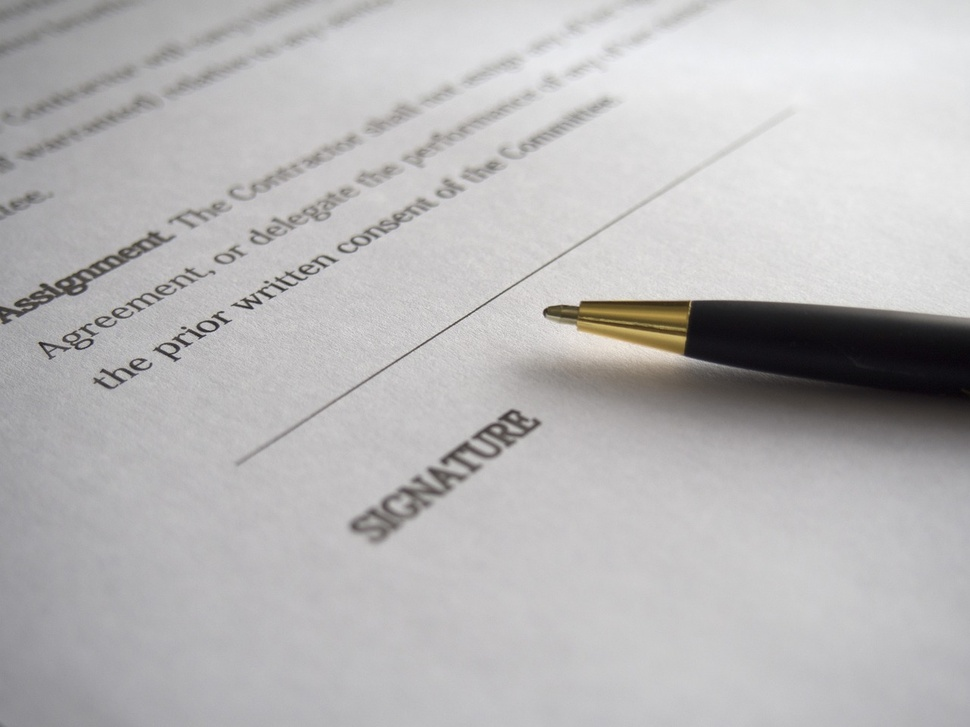
#> input picture pen.jpg, 970 x 727 px, shrunk from 1280 x 960 before the run
$ python Python_OpenCv10.py
#> lines starting #> are read from the running program, lines starting #| are printed output that depends on the picture; after the words box and inside, x2 and y2 are one past the last pixel; in counts of white or black regions, pixels touching at a corner belong together
#이미지의 적응 임계점 처리
import cv2
import matplotlib.pyplot as plt

image = cv2.imread('pen.jpg',cv2.IMREAD_GRAYSCALE)
#> image: shape (727, 970); min 5, max 241, mean 183.7

ret,thres1 = cv2.threshold(image,127,255,cv2.THRESH_BINARY)
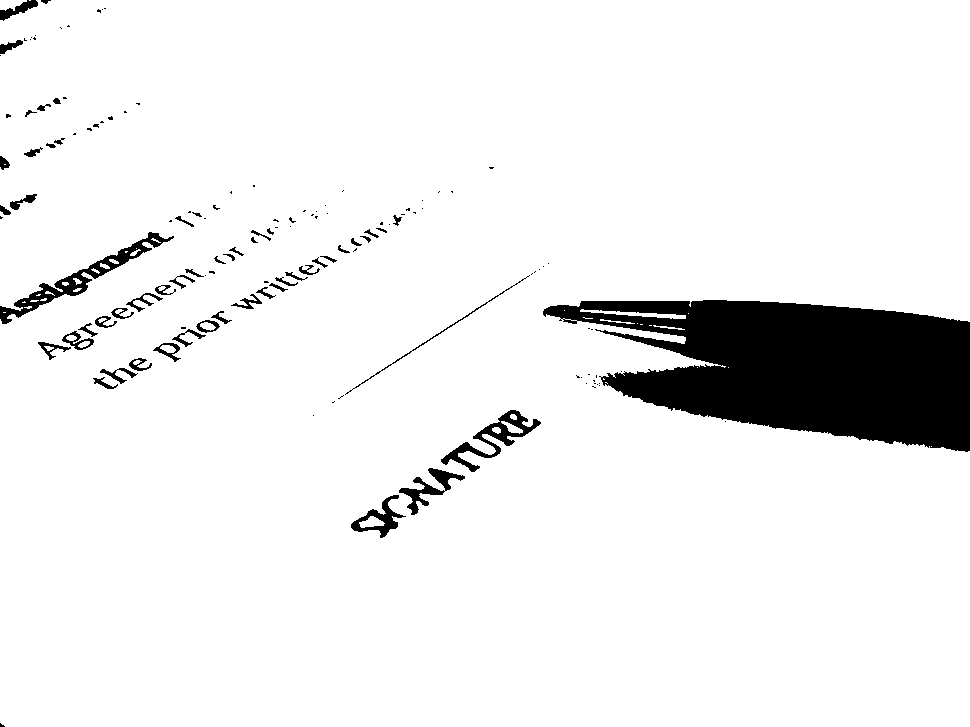
#> thres1: shape (727, 970); 92.7% white; 133 black regions (77 under 20 px), largest, box (x1, y1, x2, y2) and area: (543, 300, 970, 452) 41501, (0, 232, 174, 324) 2185, (441, 410, 541, 472) 1422
thres2 = cv2.adaptiveThreshold(image,255,cv2.ADAPTIVE_THRESH_MEAN_C,cv2.THRESH_BINARY,21,3)
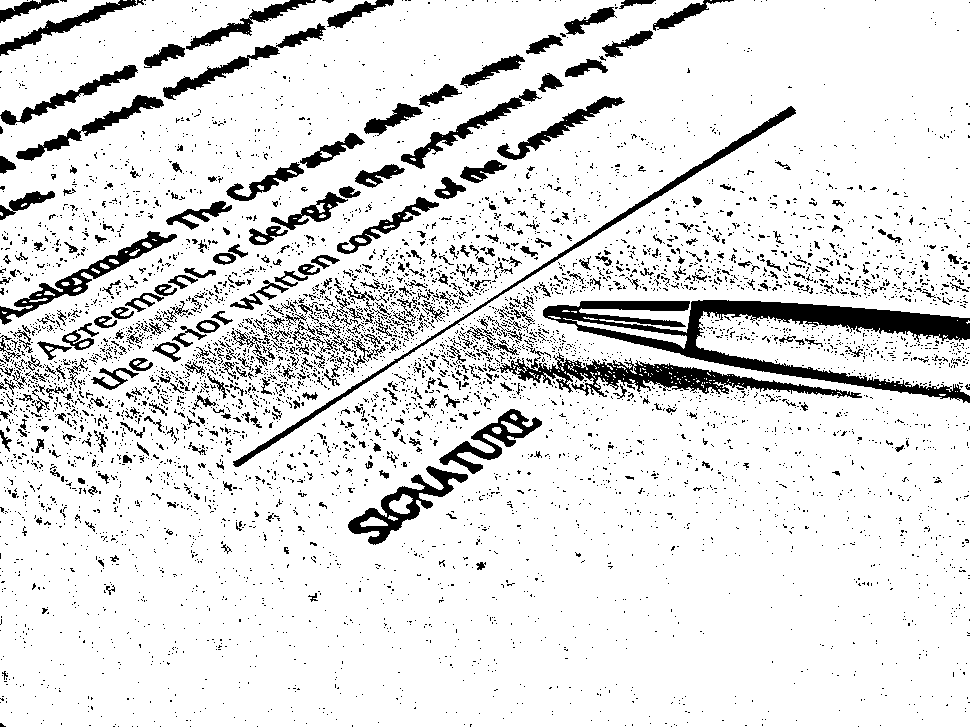
#> thres2: shape (727, 970); 88.1% white; 5837 black regions (5428 under 20 px), largest, box (x1, y1, x2, y2) and area: (543, 300, 970, 403) 11663, (500, 352, 862, 398) 4815, (233, 106, 796, 467) 3137

plt.imshow(cv2.cvtColor(image,cv2.COLOR_GRAY2RGB))
plt.show()
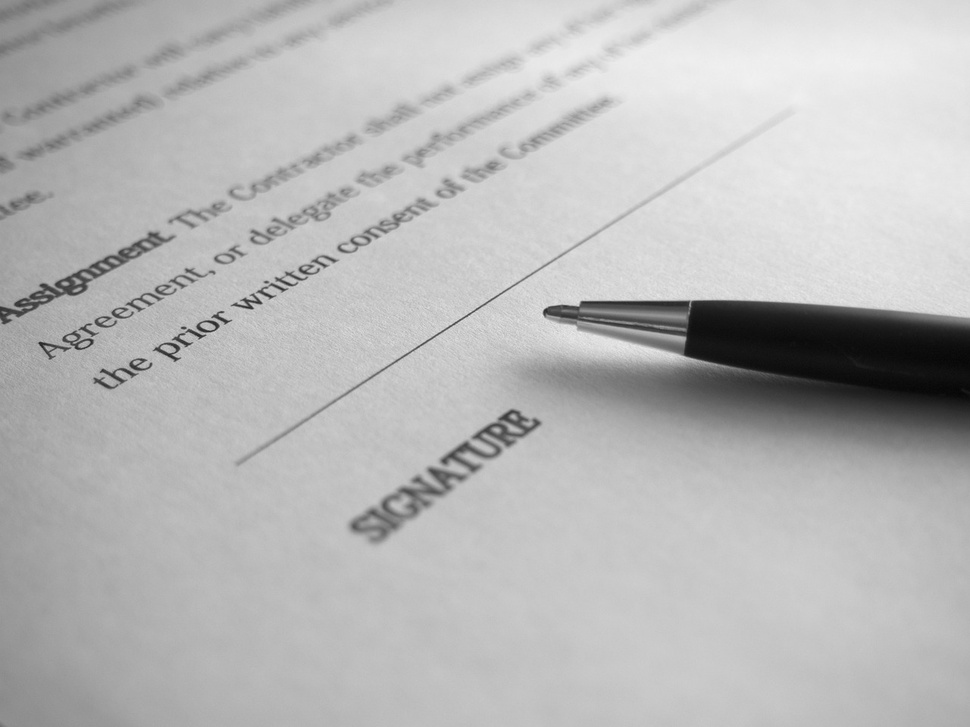
#> shown: shape (727, 970, 3); min 5, max 241, mean 183.7

plt.imshow(cv2.cvtColor(thres1,cv2.COLOR_GRAY2RGB))
plt.show()

plt.imshow(cv2.cvtColor(thres2,cv2.COLOR_GRAY2RGB))
plt.show()
